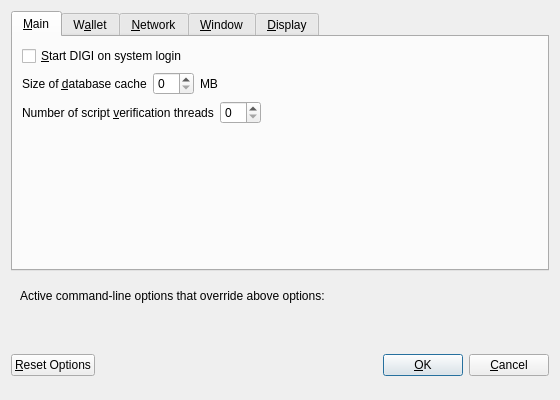
<?xml version="1.0" encoding="UTF-8"?>
<ui version="4.0">
 <class>OptionsDialog</class>
 <widget class="QDialog" name="OptionsDialog">
  <property name="geometry">
   <rect>
    <x>0</x>
    <y>0</y>
    <width>560</width>
    <height>400</height>
   </rect>
  </property>
  <property name="windowTitle">
   <string>Options</string>
  </property>
  <property name="modal">
   <bool>true</bool>
  </property>
  <layout class="QVBoxLayout" name="verticalLayout">
   <item>
    <widget class="QTabWidget" name="tabWidget">
     <property name="currentIndex">
      <number>0</number>
     </property>
     <widget class="QWidget" name="tabMain">
      <attribute name="title">
       <string>&amp;Main</string>
      </attribute>
      <layout class="QVBoxLayout" name="verticalLayout_Main">
       <item>
        <widget class="QCheckBox" name="bitcoinAtStartup">
         <property name="toolTip">
          <string>Automatically start DIGI after logging in to the system.</string>
         </property>
         <property name="text">
          <string>&amp;Start DIGI on system login</string>
         </property>
        </widget>
       </item>
       <item>
        <layout class="QHBoxLayout" name="horizontalLayout_2_Main">
         <item>
          <widget class="QLabel" name="databaseCacheLabel">
           <property name="text">
            <string>Size of &amp;database cache</string>
           </property>
           <property name="textFormat">
            <enum>Qt::PlainText</enum>
           </property>
           <property name="buddy">
            <cstring>databaseCache</cstring>
           </property>
          </widget>
         </item>
         <item>
          <widget class="QSpinBox" name="databaseCache"/>
         </item>
         <item>
          <widget class="QLabel" name="databaseCacheUnitLabel">
           <property name="text">
            <string>MB</string>
           </property>
           <property name="textFormat">
            <enum>Qt::PlainText</enum>
           </property>
          </widget>
         </item>
         <item>
          <spacer name="horizontalSpacer_2_Main">
           <property name="orientation">
            <enum>Qt::Horizontal</enum>
           </property>
           <property name="sizeHint" stdset="0">
            <size>
             <width>40</width>
             <height>20</height>
            </size>
           </property>
          </spacer>
         </item>
        </layout>
       </item>
       <item>
        <layout class="QHBoxLayout" name="horizontalLayout_3_Main">
         <item>
          <widget class="QLabel" name="threadsScriptVerifLabel">
           <property name="text">
            <string>Number of script &amp;verification threads</string>
           </property>
           <property name="textFormat">
            <enum>Qt::PlainText</enum>
           </property>
           <property name="buddy">
            <cstring>threadsScriptVerif</cstring>
           </property>
          </widget>
         </item>
         <item>
          <widget class="QSpinBox" name="threadsScriptVerif">
           <property name="toolTip">
            <string>(0 = auto, &lt;0 = leave that many cores free)</string>
           </property>
          </widget>
         </item>
         <item>
          <spacer name="horizontalSpacer_3_Main">
           <property name="orientation">
            <enum>Qt::Horizontal</enum>
           </property>
           <property name="sizeHint" stdset="0">
            <size>
             <width>40</width>
             <height>20</height>
            </size>
           </property>
          </spacer>
         </item>
        </layout>
       </item>
       <item>
        <spacer name="verticalSpacer_Main">
         <property name="orientation">
          <enum>Qt::Vertical</enum>
         </property>
         <property name="sizeHint" stdset="0">
          <size>
           <width>20</width>
           <height>40</height>
          </size>
         </property>
        </spacer>
       </item>
      </layout>
     </widget>
     <widget class="QWidget" name="tabWallet">
      <attribute name="title">
       <string>W&amp;allet</string>
      </attribute>
      <layout class="QVBoxLayout" name="verticalLayout_Wallet">
       <item>
        <widget class="QGroupBox" name="groupBox">
         <property name="title">
          <string>Expert</string>
         </property>
         <layout class="QVBoxLayout" name="verticalLayout_2">
          <item>
           <widget class="QCheckBox" name="coinControlFeatures">
            <property name="toolTip">
             <string>Whether to show coin control features or not.</string>
            </property>
            <property name="text">
             <string>Enable coin &amp;control features</string>
            </property>
           </widget>
          </item>
          <item>
           <widget class="QCheckBox" name="spendZeroConfChange">
            <property name="toolTip">
             <string>If you disable the spending of unconfirmed change, the change from a transaction cannot be used until that transaction has at least one confirmation. This also affects how your balance is computed.</string>
            </property>
            <property name="text">
             <string>&amp;Spend unconfirmed change</string>
            </property>
           </widget>
          </item>
         </layout>
        </widget>
       </item>
       <item>
        <spacer name="verticalSpacer_Wallet">
         <property name="orientation">
          <enum>Qt::Vertical</enum>
         </property>
         <property name="sizeHint" stdset="0">
          <size>
           <width>20</width>
           <height>40</height>
          </size>
         </property>
        </spacer>
       </item>
      </layout>
     </widget>
     <widget class="QWidget" name="tabNetwork">
      <attribute name="title">
       <string>&amp;Network</string>
      </attribute>
      <layout class="QVBoxLayout" name="verticalLayout_Network">
       <item>
        <widget class="QCheckBox" name="mapPortUpnp">
         <property name="toolTip">
          <string>Automatically open the DIGI client port on the router. This only works when your router supports UPnP and it is enabled.</string>
         </property>
         <property name="text">
          <string>Map port using &amp;UPnP</string>
         </property>
        </widget>
       </item>
       <item>
        <widget class="QCheckBox" name="allowIncoming">
         <property name="toolTip">
          <string>Accept connections from outside</string>
         </property>
         <property name="text">
          <string>Allow incoming connections</string>
         </property>
        </widget>
       </item>
       <item>
        <widget class="QCheckBox" name="connectSocks">
         <property name="toolTip">
          <string>Connect to the DIGI network through a SOCKS5 proxy.</string>
         </property>
         <property name="text">
          <string>&amp;Connect through SOCKS5 proxy (default proxy):</string>
         </property>
        </widget>
       </item>
       <item>
        <layout class="QHBoxLayout" name="horizontalLayout_1_Network">
         <item>
          <widget class="QLabel" name="proxyIpLabel">
           <property name="text">
            <string>Proxy &amp;IP:</string>
           </property>
           <property name="textFormat">
            <enum>Qt::PlainText</enum>
           </property>
           <property name="buddy">
            <cstring>proxyIp</cstring>
           </property>
          </widget>
         </item>
         <item>
          <widget class="QValidatedLineEdit" name="proxyIp">
           <property name="minimumSize">
            <size>
             <width>140</width>
             <height>0</height>
            </size>
           </property>
           <property name="maximumSize">
            <size>
             <width>140</width>
             <height>16777215</height>
            </size>
           </property>
           <property name="toolTip">
            <string>IP address of the proxy (e.g. IPv4: 127.0.0.1 / IPv6: ::1)</string>
           </property>
          </widget>
         </item>
         <item>
          <widget class="QLabel" name="proxyPortLabel">
           <property name="text">
            <string>&amp;Port:</string>
           </property>
           <property name="textFormat">
            <enum>Qt::PlainText</enum>
           </property>
           <property name="buddy">
            <cstring>proxyPort</cstring>
           </property>
          </widget>
         </item>
         <item>
          <widget class="QLineEdit" name="proxyPort">
           <property name="minimumSize">
            <size>
             <width>55</width>
             <height>0</height>
            </size>
           </property>
           <property name="maximumSize">
            <size>
             <width>55</width>
             <height>16777215</height>
            </size>
           </property>
           <property name="toolTip">
            <string>Port of the proxy (e.g. 9050)</string>
           </property>
          </widget>
         </item>
         <item>
          <spacer name="horizontalSpacer_1_Network">
           <property name="orientation">
            <enum>Qt::Horizontal</enum>
           </property>
           <property name="sizeHint" stdset="0">
            <size>
             <width>40</width>
             <height>20</height>
            </size>
           </property>
          </spacer>
         </item>
        </layout>
       </item>
       <item>
        <spacer name="verticalSpacer_Network">
         <property name="orientation">
          <enum>Qt::Vertical</enum>
         </property>
         <property name="sizeHint" stdset="0">
          <size>
           <width>20</width>
           <height>40</height>
          </size>
         </property>
        </spacer>
       </item>
      </layout>
     </widget>
     <widget class="QWidget" name="tabWindow">
      <attribute name="title">
       <string>&amp;Window</string>
      </attribute>
      <layout class="QVBoxLayout" name="verticalLayout_Window">
       <item>
        <widget class="QCheckBox" name="minimizeToTray">
         <property name="toolTip">
          <string>Show only a tray icon after minimizing the window.</string>
         </property>
         <property name="text">
          <string>&amp;Minimize to the tray instead of the taskbar</string>
         </property>
        </widget>
       </item>
       <item>
        <widget class="QCheckBox" name="minimizeOnClose">
         <property name="toolTip">
          <string>Minimize instead of exit the application when the window is closed. When this option is enabled, the application will be closed only after selecting Quit in the menu.</string>
         </property>
         <property name="text">
          <string>M&amp;inimize on close</string>
         </property>
        </widget>
       </item>
       <item>
        <spacer name="verticalSpacer_Window">
         <property name="orientation">
          <enum>Qt::Vertical</enum>
         </property>
         <property name="sizeHint" stdset="0">
          <size>
           <width>20</width>
           <height>40</height>
          </size>
         </property>
        </spacer>
       </item>
      </layout>
     </widget>
     <widget class="QWidget" name="tabDisplay">
      <attribute name="title">
       <string>&amp;Display</string>
      </attribute>
      <layout class="QVBoxLayout" name="verticalLayout_Display">
       <item>
        <layout class="QHBoxLayout" name="horizontalLayout_1_Display">
         <item>
          <widget class="QLabel" name="langLabel">
           <property name="text">
            <string>User Interface &amp;language:</string>
           </property>
           <property name="textFormat">
            <enum>Qt::PlainText</enum>
           </property>
           <property name="buddy">
            <cstring>lang</cstring>
           </property>
          </widget>
         </item>
         <item>
          <widget class="QValueComboBox" name="lang">
           <property name="toolTip">
            <string>The user interface language can be set here. This setting will take effect after restarting DIGI.</string>
           </property>
          </widget>
         </item>
        </layout>
       </item>
       <item>
        <layout class="QHBoxLayout" name="horizontalLayout_2_Display">
         <item>
          <widget class="QLabel" name="unitLabel">
           <property name="text">
            <string>&amp;Unit to show amounts in:</string>
           </property>
           <property name="textFormat">
            <enum>Qt::PlainText</enum>
           </property>
           <property name="buddy">
            <cstring>unit</cstring>
           </property>
          </widget>
         </item>
         <item>
          <widget class="QValueComboBox" name="unit">
           <property name="toolTip">
            <string>Choose the default subdivision unit to show in the interface and when sending coins.</string>
           </property>
          </widget>
         </item>
        </layout>
       </item>
       <item>
<!--<<<<<<< HEAD-->
        <layout class="QHBoxLayout" name="horizontalLayout_3_Display">
         <item>
          <widget class="QLabel" name="thirdPartyTxUrlsLabel">
           <property name="toolTip">
            <string>Third party URLs (e.g. a block explorer) that appear in the transactions tab as context menu items. %s in the URL is replaced by transaction hash. Multiple URLs are separated by vertical bar |.</string>
           </property>
           <property name="text">
            <string>Third party transaction URLs</string>
           </property>
           <property name="buddy">
            <cstring>thirdPartyTxUrls</cstring>
           </property>
          </widget>
         </item>
         <item>
          <widget class="QLineEdit" name="thirdPartyTxUrls">
           <property name="toolTip">
            <string>Third party URLs (e.g. a block explorer) that appear in the transactions tab as context menu items. %s in the URL is replaced by transaction hash. Multiple URLs are separated by vertical bar |.</string>
           </property>
          </widget>
         </item>
        </layout>
<!--=======
        <widget class="QCheckBox" name="displayAddresses">
         <property name="toolTip">
          <string>Whether to show DIGI addresses in the transaction list or not.</string>
         </property>
         <property name="text">
          <string>&amp;Display addresses in transaction list</string>
         </property>
        </widget>
       </item>
       <item>
        <widget class="QCheckBox" name="coinControlFeatures">
         <property name="toolTip">
          <string>Whether to show coin control features or not.</string>
         </property>
         <property name="text">
          <string>Display coin &amp;control features (experts only!)</string>
         </property>
        </widget>
>>>>>>> e30de9e... a-->
       </item>
       <item>
        <spacer name="verticalSpacer_Display">
         <property name="orientation">
          <enum>Qt::Vertical</enum>
         </property>
         <property name="sizeHint" stdset="0">
          <size>
           <width>20</width>
           <height>40</height>
          </size>
         </property>
        </spacer>
       </item>
      </layout>
     </widget>
    </widget>
   </item>
   <item>
    <widget class="QFrame" name="frame">
     <layout class="QVBoxLayout" name="verticalLayout_Bottom">
      <item>
       <layout class="QHBoxLayout" name="horizontalLayout_Bottom">
        <item>
         <widget class="QLabel" name="overriddenByCommandLineInfoLabel">
          <property name="text">
           <string>Active command-line options that override above options:</string>
          </property>
          <property name="textFormat">
           <enum>Qt::PlainText</enum>
          </property>
         </widget>
        </item>
        <item>
         <spacer name="horizontalSpacer_Bottom">
          <property name="orientation">
           <enum>Qt::Horizontal</enum>
          </property>
          <property name="sizeHint" stdset="0">
           <size>
            <width>40</width>
            <height>20</height>
           </size>
          </property>
         </spacer>
        </item>
       </layout>
      </item>
      <item>
       <widget class="QLabel" name="overriddenByCommandLineLabel">
        <property name="text">
         <string/>
        </property>
        <property name="textFormat">
         <enum>Qt::PlainText</enum>
        </property>
        <property name="wordWrap">
         <bool>true</bool>
        </property>
       </widget>
      </item>
     </layout>
    </widget>
   </item>
   <item>
    <layout class="QHBoxLayout" name="horizontalLayout_Buttons">
     <item>
      <widget class="QPushButton" name="resetButton">
       <property name="toolTip">
        <string>Reset all client options to default.</string>
       </property>
       <property name="text">
        <string>&amp;Reset Options</string>
       </property>
       <property name="autoDefault">
        <bool>false</bool>
       </property>
      </widget>
     </item>
     <item>
      <spacer name="horizontalSpacer_1">
       <property name="orientation">
        <enum>Qt::Horizontal</enum>
       </property>
       <property name="sizeHint" stdset="0">
        <size>
         <width>40</width>
         <height>48</height>
        </size>
       </property>
      </spacer>
     </item>
     <item>
      <widget class="QLabel" name="statusLabel">
       <property name="minimumSize">
        <size>
         <width>200</width>
         <height>0</height>
        </size>
       </property>
       <property name="font">
        <font>
         <weight>75</weight>
         <bold>true</bold>
        </font>
       </property>
       <property name="text">
        <string/>
       </property>
       <property name="textFormat">
        <enum>Qt::PlainText</enum>
       </property>
       <property name="wordWrap">
        <bool>true</bool>
       </property>
      </widget>
     </item>
     <item>
      <spacer name="horizontalSpacer_2">
       <property name="orientation">
        <enum>Qt::Horizontal</enum>
       </property>
       <property name="sizeHint" stdset="0">
        <size>
         <width>40</width>
         <height>48</height>
        </size>
       </property>
      </spacer>
     </item>
     <item>
      <widget class="QPushButton" name="okButton">
       <property name="text">
        <string>&amp;OK</string>
       </property>
       <property name="autoDefault">
        <bool>false</bool>
       </property>
       <property name="default">
        <bool>true</bool>
       </property>
      </widget>
     </item>
     <item>
      <widget class="QPushButton" name="cancelButton">
       <property name="text">
        <string>&amp;Cancel</string>
       </property>
       <property name="autoDefault">
        <bool>false</bool>
       </property>
      </widget>
     </item>
    </layout>
   </item>
  </layout>
 </widget>
 <customwidgets>
  <customwidget>
   <class>QValidatedLineEdit</class>
   <extends>QLineEdit</extends>
   <header>qvalidatedlineedit.h</header>
  </customwidget>
  <customwidget>
   <class>QValueComboBox</class>
   <extends>QComboBox</extends>
   <header>qvaluecombobox.h</header>
  </customwidget>
 </customwidgets>
 <resources/>
 <connections/>
</ui>
